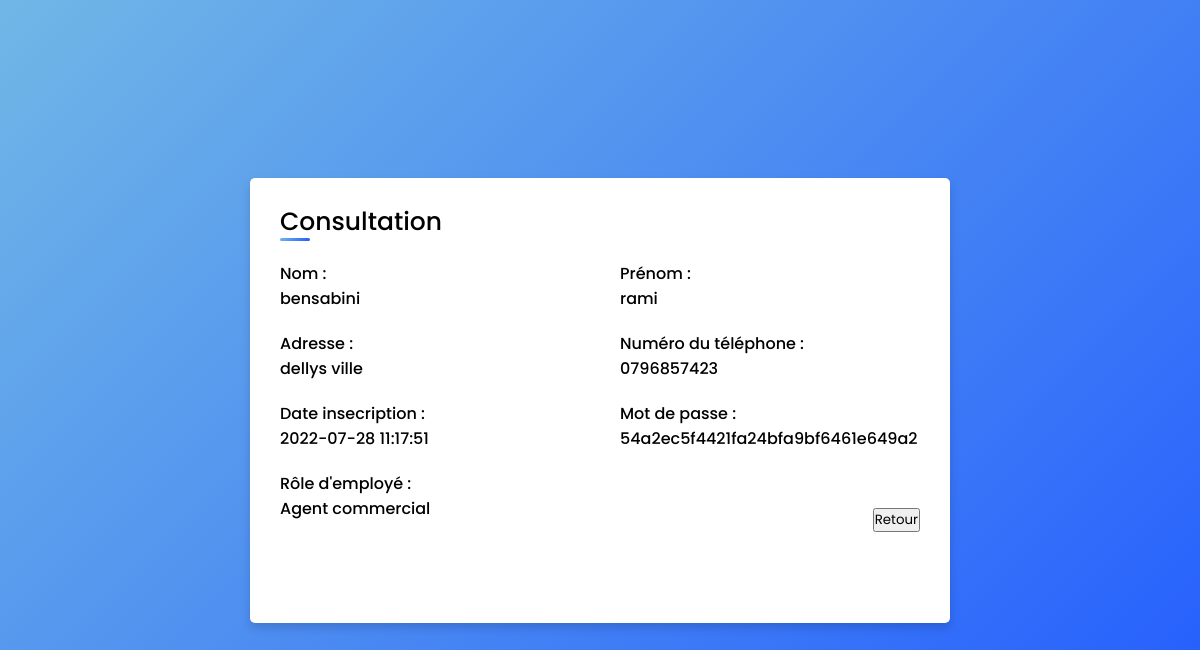
/admin/cmptempl/cnslt.php?mat=0000076 (signed in), run on the app's committed database.
### tables this page shows
CREATE TABLE `users` (
  `mat` int(7) UNSIGNED ZEROFILL NOT NULL,
  `nom` varchar(50) NOT NULL,
  `prenom` varchar(50) NOT NULL,
  `adresse` varchar(150) NOT NULL,
  `num_tel` int(10) UNSIGNED ZEROFILL NOT NULL,
  `date` datetime NOT NULL,
  `password` varchar(40) NOT NULL,
  `role` varchar(20) NOT NULL DEFAULT 'client'
);

### admin/cmptempl/cnslt.php (the view, shortened to what this page needs)
<?php
include 'connexion.php';
?>
<?php
if (isset($_GET['mat'])){
$mat=$_GET['mat'];
$sql=$conn->prepare ("SELECT * FROM users  WHERE  mat=$mat");
$sql->execute();
$row=$sql->fetch();
}
?>
<!DOCTYPE html>
<html lang="en" dir="ltr">
  <head>
   </head>
<body>
<div class="container">
    <div class="title"> Consultation </div>
    <div class="content">
    <form action="edit_empl.php?mat=<?php echo$mat?>" method="POST" enctype="multipart/form-data">
        <div class="user-details">
          <div class="input-box">
            <span class="details">Nom : <br><?php echo $row['nom'] ?></span>
          </div>
          <div class="input-box">
            <span class="details">Prénom : <br> <?php echo $row['prenom'] ?></span>
          </div>
          <div class="input-box">
            <span class="details">Adresse : <br> <?php echo $row['adresse'] ?></span>
          </div>
          <div class="input-box">
            <span class="details">Numéro du téléphone : <br> <?php echo $row['num_tel'] ?></span>
          </div>
          <div class="input-box">
            <span class="details">Date insecription : <br> <?php echo $row['date'] ?></span>
          </div>
          <div class="input-box">
            <span class="details">Mot de passe :<br> <?php echo $row['password'] ?></span>
          </div>
          <div class="input-box">
            <span class="details"> Rôle d'employé : <br><?php echo $row['role'] ?> </span>
         </div>
         <div class="button">
          <button>Retour <a href="index.php"></a></button>
        </div>
        </div>
      </form>
    </div>
  </div>
</body>
</html>

### admin/cmptempl/cnslt.php (style rules this page uses)
* { margin: 0; padding: 0; box-sizing: border-box; font-family: 'Poppins',sans-serif; }
body { height: 100vh; display: flex; justify-content: center; align-items: center; padding: 10px; background: linear-gradient(135deg, #71b7e6, #215AFF); }
.container { max-width: 700px; width: 100%; background-color: #fff; padding: 25px 30px; border-radius: 5px; box-shadow: 0 5px 10px rgba(0,0,0,0.15); }
.container .title { font-size: 25px; font-weight: 500; position: relative; }
.container .title::before { content: ""; position: absolute; left: 0; bottom: 0; height: 3px; width: 30px; border-radius: 5px; background: linear-gradient(135deg, #71b7e6, #215AFF); }
.content form .user-details { display: flex; flex-wrap: wrap; justify-content: space-between; margin: 20px 0 12px 0; }
form .user-details .input-box { margin-bottom: 15px; width: calc(100% / 2 - 20px); }
form .input-box span.details { display: block; font-weight: 500; margin-bottom: 5px; }
form .button { height: 45px; margin: 35px 0 }
:root { --blue:#0097e6; --orange:#f39c12; --red:#e74c3c; --white:#fff; --light-color:#aaa; --black:#222; --light-bg:#333; }

### data on the page
users: nom "bensabini", prenom "rami", adresse "dellys ville", num_tel "0796857423", date "2022-07-28 11:17:51", password "54a2ec5f4421fa24bfa9bf6461e649a2", role "Agent commercial"
